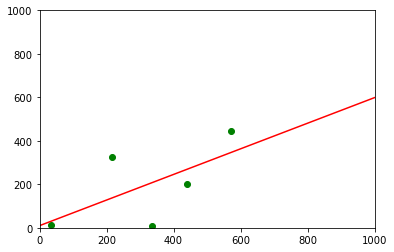

Generate this figure with Python:
# Data.Ml.100 Introduction to Pattern Recognition and Machine Learning
# Md. Mahade Hasan
# Student Number: 50508332
# Exercise 2

#importing essential libraries
from pynput import mouse
import matplotlib.pyplot as plt
import numpy as np

#declating lists for x and y coordinates
x = []
y = []

#mouse click event recogniser
def on_click(a,b,button, pressed):
    if pressed:
        if str(button) == "Button.left":
            x.append(a)
            y.append(b)
        elif str(button) == "Button.right":
            return False

#mouse click listener       
with mouse.Listener(on_click=on_click) as listener:
    print("Please use left button of your mouse to add new points and right button to end")
    listener.join()


# Linear Solver
def my_linfit(x,y):
    
    x_bar = np.mean(x)
    y_bar = np.mean(y)
    
    numerator = 0
    denominator = 0
    
    for i in range(len(x)):
        numerator = numerator + ((y[i]-y_bar)*(x[i]-x_bar))
        denominator = denominator + (x[i]-x_bar)**2
    
    #Implementing the equation of a and b
    a = numerator / denominator
    b = y_bar -(a*x_bar)
    
    return a,b
    
#checking both x and y has the same length
if len(x) !=0 and len(y)!=0 and len(x) == len(y):
    print("The selected points are:")
    for j in range(len(x)):
        print("(",x[j],",",y[j],")")
        
    # checking for atleast 2 points to draw a line. 
    if len(x) >=2 and len(y)>=2:
        a,b = my_linfit(x, y)
        plt.plot(x,y,'go')
        xp = np.arange(0,1000,0.1)
        plt.plot(xp,a*xp+b,'r-')
        plt.axis([0,1000,0,1000])
        print (f"My_fit : a={a}_and_b={b}")
        plt.show()
    else:
        print("You need atleast 2 points to draw a line. ")
